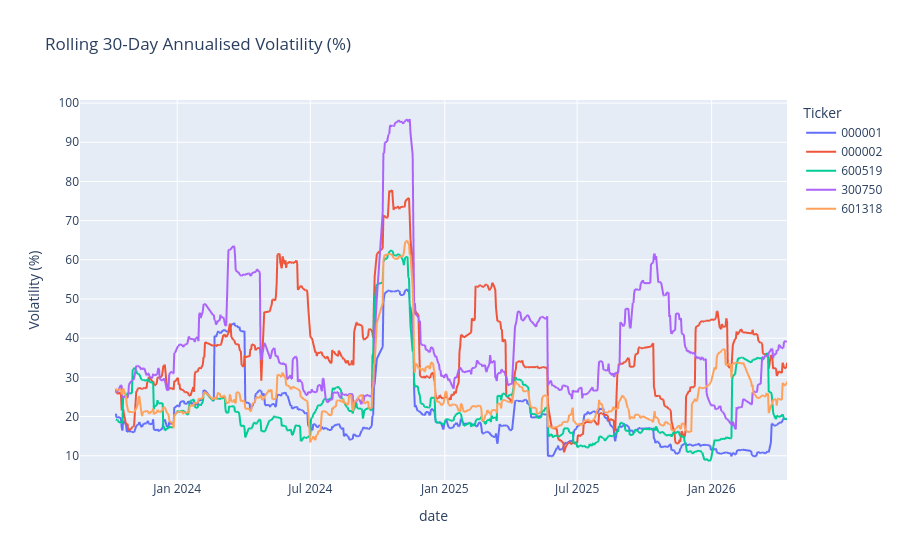

Source (notebook cell):
### Markdown cell above
### 6.5 Rolling 30-Day Annualised Volatility

### Code cell
roll_vol = returns.rolling(30).std() * np.sqrt(252) * 100
fig = px.line(roll_vol, title='Rolling 30-Day Annualised Volatility (%)',
              labels={'value': 'Volatility (%)', 'variable': 'Ticker'})
fig.show()

### Figure 1 — Plotly figure (JSON) as saved in the notebook; plotly's stock layout.template omitted (floating-point values rounded to 4 significant figures; data arrays with more than 128 entries replaced by an {"elided": "..."} marker saying what was removed)
{"data": [{"hovertemplate": "Ticker=000001<br>date=%{x}<br>Volatility (%)=%{y}<extra></extra>", "legendgroup": "000001", "line": {"color": "#636efa", "dash": "solid"}, "marker": {"symbol": "circle"}, "mode": "lines", "name": "000001", "showlegend": true, "type": "scattergl", "x": {"elided": "639 str values"}, "xaxis": "x", "y": {"elided": "639 float values"}, "yaxis": "y"}, {"hovertemplate": "Ticker=000002<br>date=%{x}<br>Volatility (%)=%{y}<extra></extra>", "legendgroup": "000002", "line": {"color": "#EF553B", "dash": "solid"}, "marker": {"symbol": "circle"}, "mode": "lines", "name": "000002", "showlegend": true, "type": "scattergl", "x": {"elided": "639 str values"}, "xaxis": "x", "y": {"elided": "639 float values"}, "yaxis": "y"}, {"hovertemplate": "Ticker=600519<br>date=%{x}<br>Volatility (%)=%{y}<extra></extra>", "legendgroup": "600519", "line": {"color": "#00cc96", "dash": "solid"}, "marker": {"symbol": "circle"}, "mode": "lines", "name": "600519", "showlegend": true, "type": "scattergl", "x": {"elided": "639 str values"}, "xaxis": "x", "y": {"elided": "639 float values"}, "yaxis": "y"}, {"hovertemplate": "Ticker=300750<br>date=%{x}<br>Volatility (%)=%{y}<extra></extra>", "legendgroup": "300750", "line": {"color": "#ab63fa", "dash": "solid"}, "marker": {"symbol": "circle"}, "mode": "lines", "name": "300750", "showlegend": true, "type": "scattergl", "x": {"elided": "639 str values"}, "xaxis": "x", "y": {"elided": "639 float values"}, "yaxis": "y"}, {"hovertemplate": "Ticker=601318<br>date=%{x}<br>Volatility (%)=%{y}<extra></extra>", "legendgroup": "601318", "line": {"color": "#FFA15A", "dash": "solid"}, "marker": {"symbol": "circle"}, "mode": "lines", "name": "601318", "showlegend": true, "type": "scattergl", "x": {"elided": "639 str values"}, "xaxis": "x", "y": {"elided": "639 float values"}, "yaxis": "y"}], "layout": {"legend": {"title": {"text": "Ticker"}, "tracegroupgap": 0}, "title": {"text": "Rolling 30-Day Annualised Volatility (%)"}, "xaxis": {"anchor": "y", "domain": [0, 1], "title": {"text": "date"}}, "yaxis": {"anchor": "x", "domain": [0, 1], "title": {"text": "Volatility (%)"}}}}
